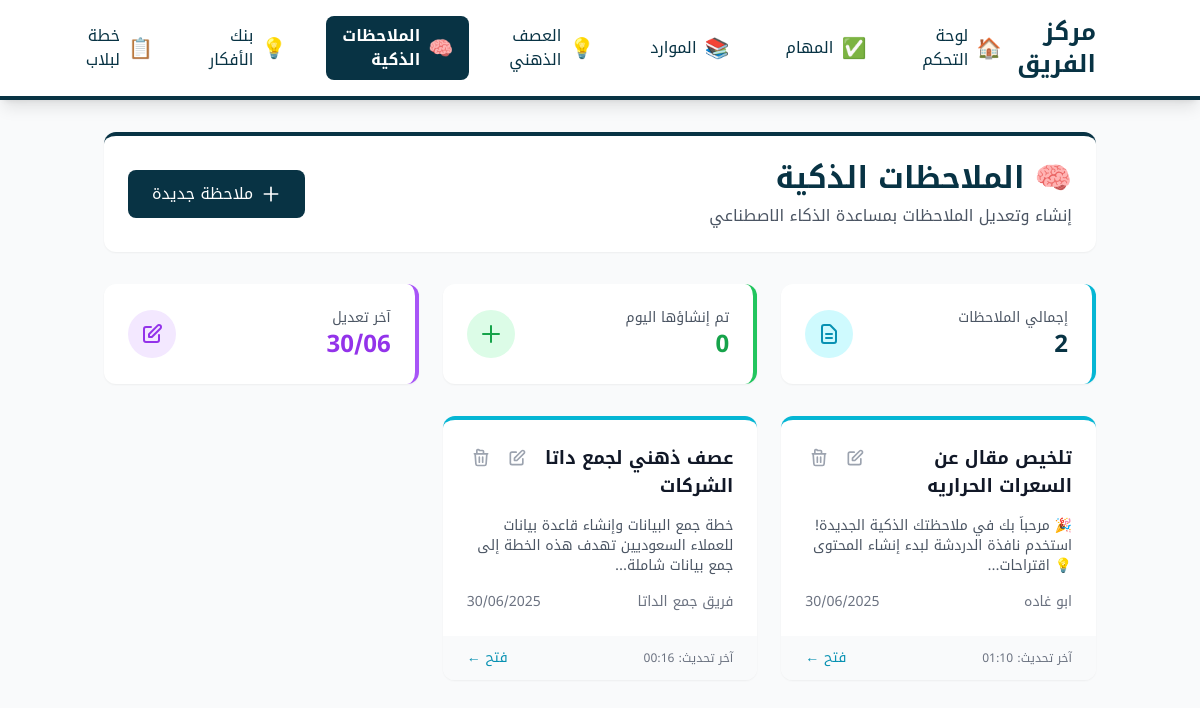
The app's page /smart_notion with its own data.
### app.py (models this page shows)
class SmartNotion(db.Model):
    id = db.Column(db.Integer, primary_key=True)
    title = db.Column(db.String(200), nullable=False)
    content_html = db.Column(db.Text, nullable=False)
    created_by = db.Column(db.String(100))
    created_at = db.Column(db.DateTime, default=datetime.utcnow)
    updated_at = db.Column(db.DateTime, default=datetime.utcnow, onupdate=datetime.utcnow)
    deleted_at = db.Column(db.DateTime, nullable=True)

### app.py (the view)
@app.route('/smart_notion')
def smart_notion():
    try:
        if has_deleted_at_column():
            notions = SmartNotion.query.filter(SmartNotion.deleted_at.is_(None)).order_by(SmartNotion.updated_at.desc()).all()
            total_notions = SmartNotion.query.filter(SmartNotion.deleted_at.is_(None)).count()
            today_count = SmartNotion.query.filter(
                SmartNotion.created_at >= datetime.now().replace(hour=0, minute=0, second=0, microsecond=0),
                SmartNotion.deleted_at.is_(None)
            ).count()
        else:
            notions = SmartNotion.query.order_by(SmartNotion.updated_at.desc()).all()
            total_notions = SmartNotion.query.count()
            today_count = SmartNotion.query.filter(
                SmartNotion.created_at >= datetime.now().replace(hour=0, minute=0, second=0, microsecond=0)
            ).count()
        stats = {
            'total': total_notions,
            'today': today_count
        }
        return render_template('smart_notion.html', notions=notions, stats=stats)
    except Exception as e:
        notions = SmartNotion.query.order_by(SmartNotion.updated_at.desc()).all()
        stats = {
            'total': len(notions),
            'today': len([n for n in notions if n.created_at.date() == datetime.now().date()])
        }
        return render_template('smart_notion.html', notions=notions, stats=stats)

### app.py (called while the page is built)
def has_deleted_at_column():
    try:
        db.session.execute(text("SELECT deleted_at FROM smart_notion LIMIT 1"))
        return True
    except Exception:
        return False

### templates/smart_notion.html (shortened to what this page needs)
{% extends "base.html" %}
{% block content %}
<div class="max-w-7xl mx-auto">
    <div class="bg-white rounded-xl shadow-sm p-6 mb-8 border-t-4 border-cyan-950">
        <div class="flex flex-col md:flex-row justify-between items-start md:items-center space-y-4 md:space-y-0">
            <div>
                <h1 class="text-3xl font-bold text-cyan-950 mb-2">🧠 الملاحظات الذكية</h1>
                <p class="text-gray-600">إنشاء وتعديل الملاحظات بمساعدة الذكاء الاصطناعي</p>
            </div>
            <a href="{{ url_for('new_smart_notion') }}" class="bg-cyan-950 text-white px-6 py-3 rounded-lg hover:bg-cyan-800 transition-colors flex items-center space-x-reverse space-x-2">
                <svg class="w-5 h-5" fill="none" stroke="currentColor" viewBox="0 0 24 24">
                    <path stroke-linecap="round" stroke-linejoin="round" stroke-width="2" d="M12 4v16m8-8H4"></path>
                </svg>
                <span>ملاحظة جديدة</span>
            </a>
        </div>
    </div>
    <div class="grid grid-cols-1 md:grid-cols-3 gap-6 mb-8">
        <div class="bg-white rounded-xl shadow-sm p-6 border-r-4 border-cyan-500">
            <div class="flex items-center justify-between">
                <div>
                    <p class="text-gray-600 text-sm">إجمالي الملاحظات</p>
                    <p class="text-2xl font-bold text-cyan-950">{{ stats.total }}</p>
                </div>
                <div class="bg-cyan-100 p-3 rounded-full">
                    <svg class="w-6 h-6 text-cyan-600" fill="none" stroke="currentColor" viewBox="0 0 24 24">
                        <path stroke-linecap="round" stroke-linejoin="round" stroke-width="2" d="M9 12h6m-6 4h6m2 5H7a2 2 0 01-2-2V5a2 2 0 012-2h5.586a1 1 0 01.707.293l5.414 5.414a1 1 0 01.293.707V19a2 2 0 01-2 2z"></path>
                    </svg>
                </div>
            </div>
        </div>
        <div class="bg-white rounded-xl shadow-sm p-6 border-r-4 border-green-500">
            <div class="flex items-center justify-between">
                <div>
                    <p class="text-gray-600 text-sm">تم إنشاؤها اليوم</p>
                    <p class="text-2xl font-bold text-green-600">{{ stats.today }}</p>
                </div>
                <div class="bg-green-100 p-3 rounded-full">
                    <svg class="w-6 h-6 text-green-600" fill="none" stroke="currentColor" viewBox="0 0 24 24">
                        <path stroke-linecap="round" stroke-linejoin="round" stroke-width="2" d="M12 4v16m8-8H4"></path>
                    </svg>
                </div>
            </div>
        </div>
        <div class="bg-white rounded-xl shadow-sm p-6 border-r-4 border-purple-500">
            <div class="flex items-center justify-between">
                <div>
                    <p class="text-gray-600 text-sm">آخر تعديل</p>
                    <p class="text-2xl font-bold text-purple-600">
                        {% if notions %}
                            {{ notions[0].updated_at.strftime('%d/%m') }}
                        {% else %}
                            --
                        {% endif %}
                    </p>
                </div>
                <div class="bg-purple-100 p-3 rounded-full">
                    <svg class="w-6 h-6 text-purple-600" fill="none" stroke="currentColor" viewBox="0 0 24 24">
                        <path stroke-linecap="round" stroke-linejoin="round" stroke-width="2" d="M11 5H6a2 2 0 00-2 2v11a2 2 0 002 2h11a2 2 0 002-2v-5m-1.414-9.414a2 2 0 112.828 2.828L11.828 15H9v-2.828l8.586-8.586z"></path>
                    </svg>
                </div>
            </div>
        </div>
    </div>
    {% if notions %}
        <div class="grid grid-cols-1 md:grid-cols-2 lg:grid-cols-3 gap-6">
            {% for notion in notions %}
                <div class="bg-white rounded-xl shadow-sm hover:shadow-lg transition-all duration-300 border-t-4 border-cyan-500 group">
                    <div class="p-6">
                        <div class="flex justify-between items-start mb-4">
                            <h3 class="text-lg font-semibold text-gray-900 group-hover:text-cyan-950 transition-colors">
                                {{ notion.title[:50] }}{% if notion.title|length > 50 %}...{% endif %}
                            </h3>
                            <div class="flex space-x-reverse space-x-2">
                                <a href="{{ url_for('edit_smart_notion', notion_id=notion.id) }}"
                                   class="text-gray-400 hover:text-cyan-600 transition-colors p-1 rounded hover:bg-cyan-50"
                                   title="تحرير الملاحظة">
                                    <svg class="w-5 h-5" fill="none" stroke="currentColor" viewBox="0 0 24 24">
                                        <path stroke-linecap="round" stroke-linejoin="round" stroke-width="2" d="M11 5H6a2 2 0 00-2 2v11a2 2 0 002 2h11a2 2 0 002-2v-5m-1.414-9.414a2 2 0 112.828 2.828L11.828 15H9v-2.828l8.586-8.586z"></path>
                                    </svg>
                                </a>
                                <button onclick="confirmDelete(this)"
                                        data-notion-id="{{ notion.id }}"
                                        data-notion-title="{{ notion.title[:30] }}{% if notion.title|length > 30 %}...{% endif %}"
                                        class="text-gray-400 hover:text-red-600 transition-colors p-1 rounded hover:bg-red-50"
                                        title="حذف الملاحظة">
                                    <svg class="w-5 h-5" fill="none" stroke="currentColor" viewBox="0 0 24 24">
                                        <path stroke-linecap="round" stroke-linejoin="round" stroke-width="2" d="M19 7l-.867 12.142A2 2 0 0116.138 21H7.862a2 2 0 01-1.995-1.858L5 7m5 4v6m4-6v6m1-10V4a1 1 0 00-1-1h-4a1 1 0 00-1-1H8a1 1 0 00-1 1v3M4 7h16"></path>
                                    </svg>
                                </button>
                            </div>
                        </div>
                        <div class="text-gray-600 text-sm mb-4 line-clamp-3">
                            {{ notion.content_html|striptags|truncate(100) }}
                        </div>
                        <div class="flex justify-between items-center text-sm text-gray-500">
                            <span>{{ notion.created_by or 'مجهول' }}</span>
                            <span>{{ notion.updated_at.strftime('%d/%m/%Y') }}</span>
                        </div>
                    </div>
                    <div class="bg-gray-50 px-6 py-3 rounded-b-xl">
                        <div class="flex justify-between items-center">
                            <span class="text-xs text-gray-500">
                                آخر تحديث: {{ notion.updated_at.strftime('%H:%M') }}
                            </span>
                            <a href="{{ url_for('edit_smart_notion', notion_id=notion.id) }}" class="text-cyan-600 hover:text-cyan-800 font-medium text-sm">
                                فتح ←
                            </a>
                        </div>
                    </div>
                </div>
            {% endfor %}
        </div>
    {% endif %}
</div>
{% endblock %}

### templates/base.html (shortened to what this page needs)
<!DOCTYPE html>
<html lang="ar" dir="rtl">
<head>
    <script src="https://cdn.tailwindcss.com"></script>
</head>
<body class="bg-gray-50 text-gray-800">
    <nav class="bg-white shadow-lg border-b-4 border-cyan-950">
        <div class="container mx-auto px-4">
            <div class="flex justify-between items-center py-4">
                <div class="flex items-center space-x-4 space-x-reverse">
                    <h1 class="text-2xl font-bold text-cyan-950">مركز الفريق</h1>
                </div>
                <div class="hidden md:flex space-x-6 space-x-reverse">
                    <a href="{{ url_for('index') }}" class="nav-link {{ 'active' if request.endpoint == 'index' else '' }}">
                        <span class="text-xl ml-2">🏠</span>لوحة التحكم
                    </a>
                    <a href="{{ url_for('tasks') }}" class="nav-link {{ 'active' if 'task' in request.endpoint else '' }}">
                        <span class="text-xl ml-2">✅</span>المهام
                    </a>
                    <a href="{{ url_for('resources') }}" class="nav-link {{ 'active' if 'resource' in request.endpoint else '' }}">
                        <span class="text-xl ml-2">📚</span>الموارد
                    </a>
                    <a href="{{ url_for('brainstorm') }}" class="nav-link {{ 'active' if 'brainstorm' in request.endpoint else '' }}">
                        <span class="text-xl ml-2">💡</span>العصف الذهني
                    </a>
                    <a href="{{ url_for('smart_notion') }}" class="nav-link {{ 'active' if 'smart_notion' in request.endpoint else '' }}">
                        <span class="text-xl ml-2">🧠</span>الملاحظات الذكية
                    </a>
                    <a href="{{ url_for('voice_notes') }}" class="nav-link {{ 'active' if 'voice_note' in request.endpoint else '' }}">
                        <span class="text-xl ml-2">💡</span>بنك الأفكار
                    </a>
                    <a href="{{ url_for('liblab_plan') }}" class="nav-link {{ 'active' if 'liblab_plan' in request.endpoint else '' }}">
                        <span class="text-xl ml-2">📋</span>خطة لبلاب
                    </a>
                </div>
            </div>
        </div>
    </nav>
    <main class="container mx-auto px-4 py-8">
        {% block content %}{% endblock %}
    </main>
</body>
</html>

### templates/base.html (style rules this page uses)
body { font-family: "Noto Kufi Arabic", 'Inter', sans-serif; font-optical-sizing: auto; font-weight: 400; font-style: normal; background-color: #F8F9FA; }

### templates/smart_notion.html (style rules this page uses)
.line-clamp-3 { display: -webkit-box; -webkit-line-clamp: 3; -webkit-box-orient: vertical; overflow: hidden; }

### records on screen
SmartNotion: updated_at "30/06", title "تلخيص مقال عن السعرات الحراريه", content_html "🎉 مرحباً بك في ملاحظتك الذكية الجديدة! استخدم نافذة الدردشة لبدء إنشاء المحتوى 💡 اقتراحات...", created_by "ابو غاده", updated_at "30/06/2025", updated_at "01:10"
SmartNotion: title "عصف ذهني لجمع داتا الشركات", content_html "خطة جمع البيانات وإنشاء قاعدة بيانات للعملاء السعوديين تهدف هذه الخطة إلى جمع بيانات شاملة...", created_by "فريق جمع الداتا", updated_at "30/06/2025", updated_at "00:16"

### other values on screen
{{ stats.total }} "2"
{{ stats.today }} "0"
